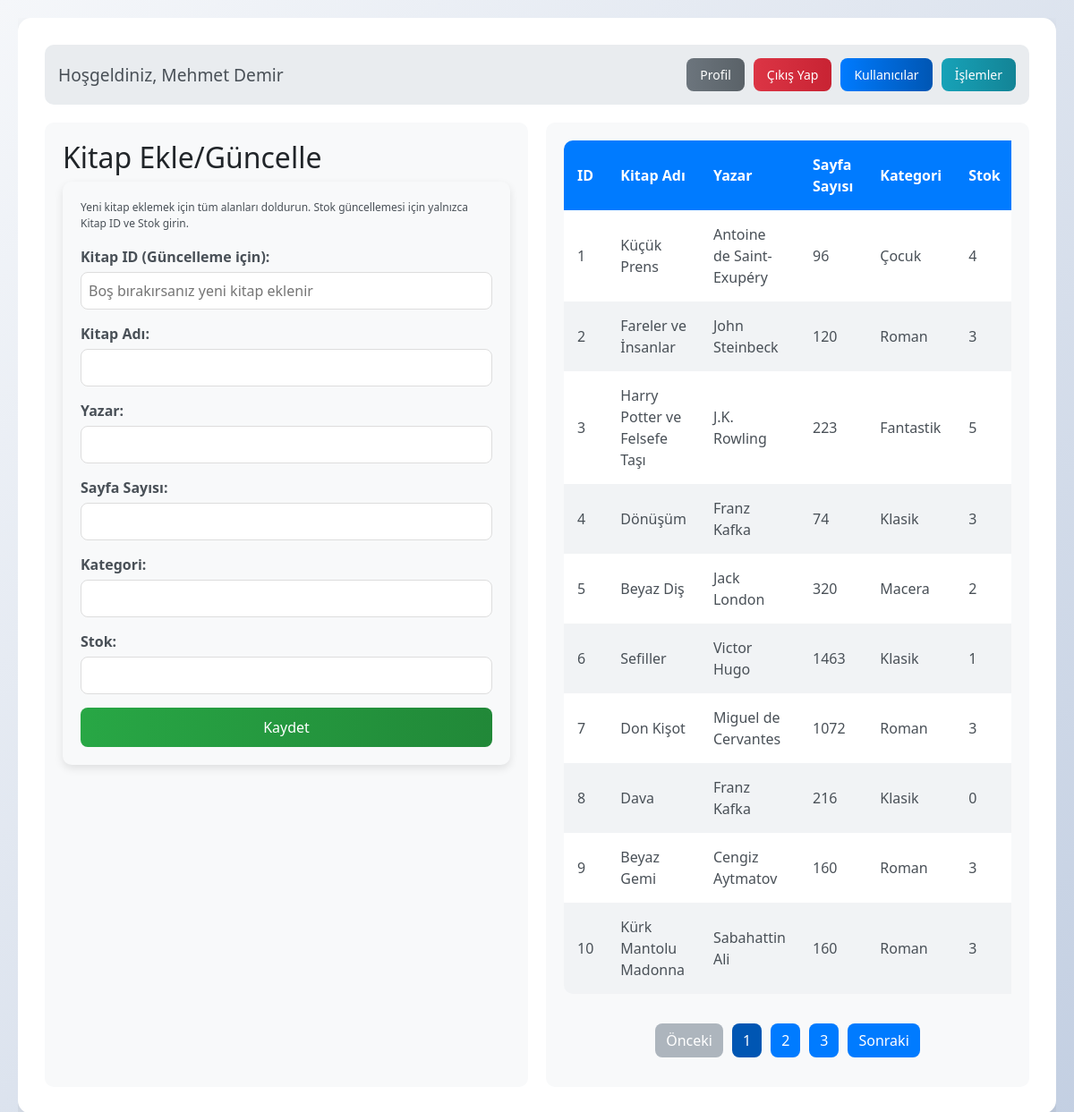
/kutuphane_personel (signed in), run on an earlier commit of the app's database.
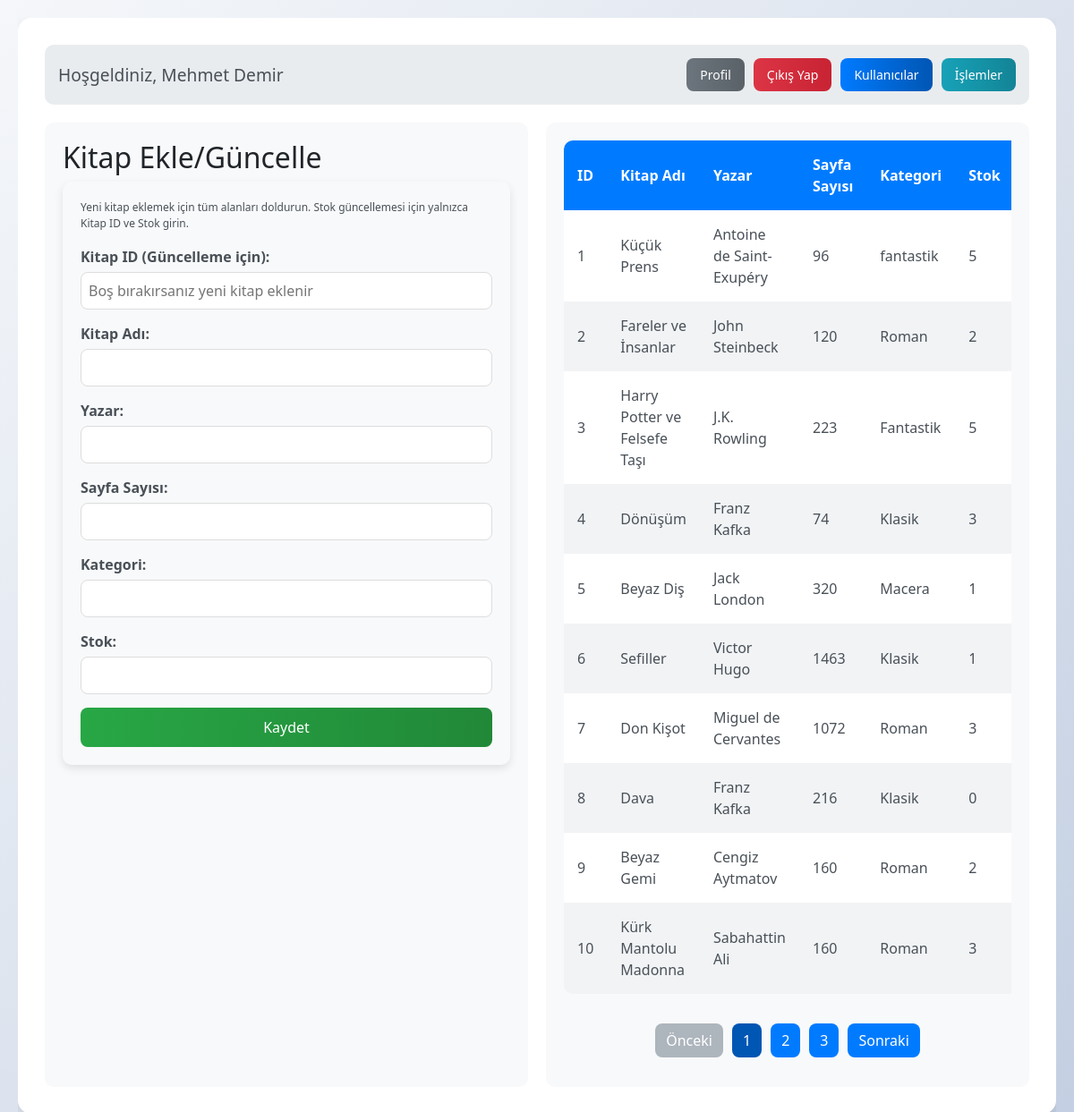
And on a later commit of the database.
### tables this page shows
CREATE TABLE kitaplar (
        id INTEGER PRIMARY KEY AUTOINCREMENT,
        kitap_adi TEXT NOT NULL,
        yazar TEXT NOT NULL,
        sayfa_sayisi INTEGER NOT NULL,
        kategori TEXT NOT NULL,
        stok INTEGER NOT NULL DEFAULT 1
    );

### app.py (the view)
@app.route('/kutuphane_personel', methods=['GET'])
def kutuphane_personel():
    if 'tc' not in session or session.get('rol') != 'personel':
        return redirect(url_for('personel_giris'))
    conn = veritabani_baglantisi()
    cur = conn.cursor()
    sayfa = request.args.get('sayfa', 1, type=int)
    sayfa_basi = 10
    cur.execute('SELECT COUNT(*) as toplam FROM kitaplar')
    toplam_kitap = cur.fetchone()['toplam']
    toplam_sayfa = (toplam_kitap + sayfa_basi - 1) // sayfa_basi
    offset = (sayfa - 1) * sayfa_basi
    cur.execute('SELECT * FROM kitaplar LIMIT ? OFFSET ?', (sayfa_basi, offset))
    kitaplar = cur.fetchall()
    conn.close()
    return render_template('kutuphane_personel.html',
                         kitaplar=kitaplar,
                         sayfa=sayfa,
                         toplam_sayfa=toplam_sayfa)

### app.py (called while the page is built)
def veritabani_baglantisi() -> sqlite3.Connection:
    conn = sqlite3.connect('kutuphane.db')
    conn.row_factory = sqlite3.Row
    return conn

### templates/kutuphane_personel.html (shortened to what the changed rows need)
<!DOCTYPE html>
<html lang="tr">
<head>
    <link href="https://cdn.jsdelivr.net/npm/bootstrap@5.3.0/dist/css/bootstrap.min.css" rel="stylesheet">
</head>
<body>
    <div class="app-container">
        <div class="library-section">
            <div class="header-container">
                <h2 class="welcome-text">Hoşgeldiniz, {{ session['ad_soyad'] }}</h2>
            </div>
            <div class="content-container">
                <div class="section">
                    <h2>Kitap Ekle/Güncelle</h2>
                </div>
                <div class="section">
                    <div class="table-responsive">
                        <table>
                            <thead>
                                <tr>
                                    <th style="width: 5%;">ID</th>
                                    <th>Kitap Adı</th>
                                    <th>Yazar</th>
                                    <th>Sayfa Sayısı</th>
                                    <th>Kategori</th>
                                    <th>Stok</th>
                                </tr>
                            </thead>
                            <tbody>
                                {% for kitap in kitaplar %}
                                <tr>
                                    <td>{{ kitap['id'] }}</td>
                                    <td>{{ kitap['kitap_adi'] }}</td>
                                    <td>{{ kitap['yazar'] }}</td>
                                    <td>{{ kitap['sayfa_sayisi'] }}</td>
                                    <td>{{ kitap['kategori'] }}</td>
                                    <td>{{ kitap['stok'] }}</td>
                                </tr>
                                {% endfor %}
                            </tbody>
                        </table>
                    </div>
                </div>
            </div>
        </div>
    </div>
</body>
</html>

What changed in the data, as far as the page shows it:
changed kitaplar "Küçük Prens": kategori "Çocuk" → "fantastik"; stok "4" → "5"
changed kitaplar "Fareler ve İnsanlar": stok "3" → "2"
changed kitaplar "Beyaz Diş": stok "2" → "1"
changed kitaplar "Beyaz Gemi": stok "3" → "2"
